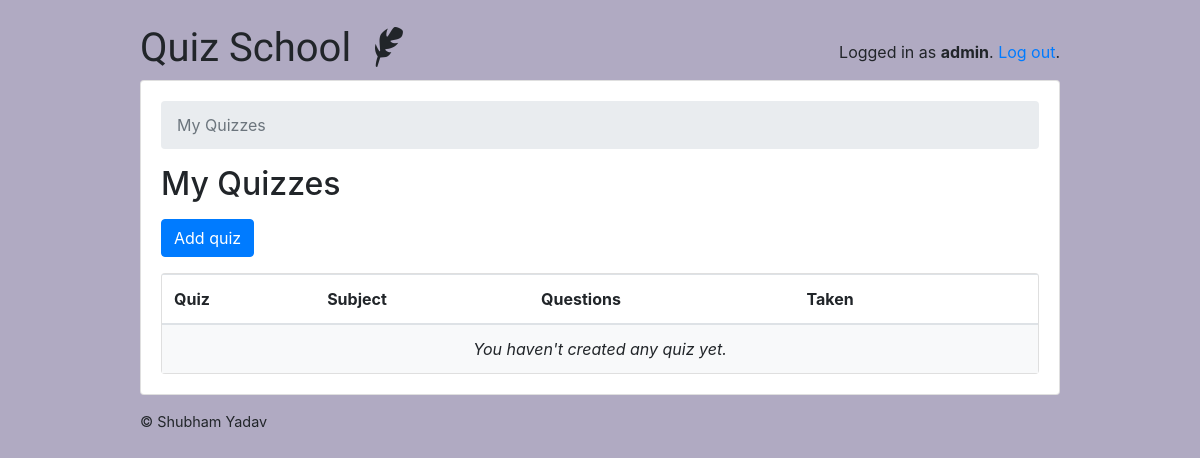
The app's page /teachers/ (signed in), older data.
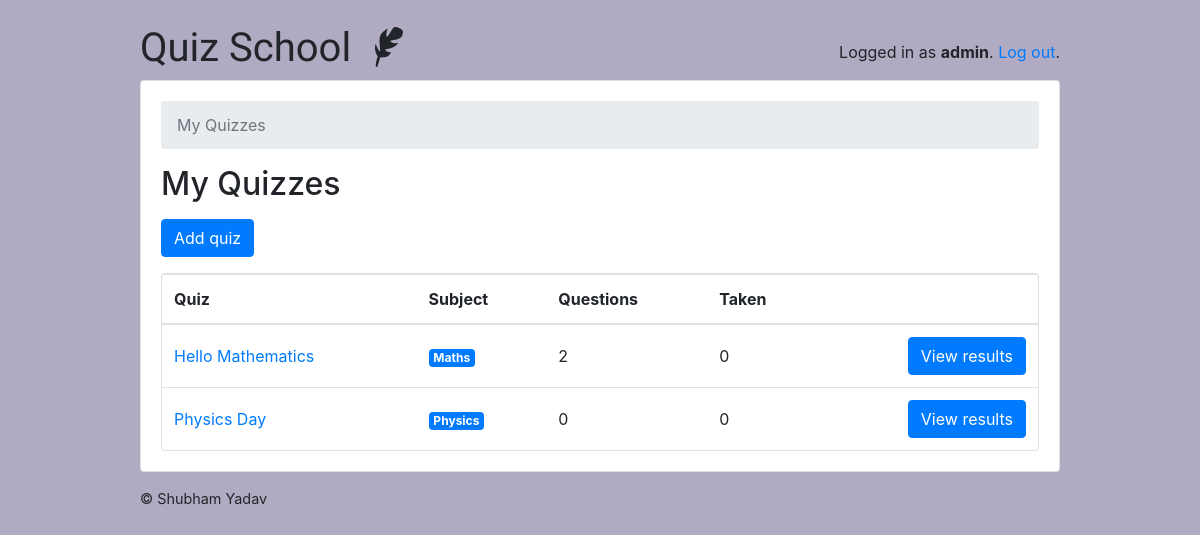
The same page, newer data.
### quiz/models.py (models this page shows, shortened)
class User(AbstractUser):
    is_teacher = models.BooleanField(default=False)
    is_student = models.BooleanField(default=False)

class Quiz(models.Model):
    owner = models.ForeignKey(User, on_delete=models.CASCADE, related_name='quizzes')
    name = models.CharField(max_length=255)
    subject = models.ForeignKey(Subject, on_delete=models.CASCADE, related_name='quizzes')

class Subject(models.Model):
    name = models.CharField(max_length=30)
    color = models.CharField(max_length=7, default='#007bff')
    def get_html_badge(self):
        name = escape(self.name)
        color = escape(self.color)
        html = f'<span class="badge badge-primary" style="background-color: {color}">{name}</span>'
        return mark_safe(html)

### quiz/views/teachers.py (the view)
# urls.py: path('', students.QuizListView.as_view(), name='quiz_list'),
@method_decorator([login_required, teacher_required], name='dispatch')
class QuizListView(ListView):
    model = Quiz
    ordering = ('name', )
    context_object_name = 'quizzes'
    template_name = 'classroom/teachers/quiz_change_list.html'
    def get_queryset(self):
        queryset = self.request.user.quizzes \
            .select_related('subject') \
            .annotate(questions_count=Count('questions', distinct=True)) \
            .annotate(taken_count=Count('taken_quizzes', distinct=True))
        return queryset

### quiz/templates/classroom/teachers/quiz_change_list.html
{% extends 'base.html' %}
{% block content %}
  <nav aria-label="breadcrumb">
    <ol class="breadcrumb">
      <li class="breadcrumb-item active" aria-current="page">My Quizzes</li>
    </ol>
  </nav>
  <h2 class="mb-3">My Quizzes</h2>
  <a href="{% url 'teachers:quiz_add' %}" class="btn btn-primary mb-3" role="button">Add quiz</a>
  <div class="card">
    <table class="table mb-0">
      <thead>
        <tr>
          <th>Quiz</th>
          <th>Subject</th>
          <th>Questions</th>
          <th>Taken</th>
          <th></th>
        </tr>
      </thead>
      <tbody>
        {% for quiz in quizzes %}
          <tr>
            <td class="align-middle"><a href="{% url 'teachers:quiz_change' quiz.pk %}">{{ quiz.name }}</a></td>
            <td class="align-middle">{{ quiz.subject.get_html_badge }}</td>
            <td class="align-middle">{{ quiz.questions_count }}</td>
            <td class="align-middle">{{ quiz.taken_count }}</td>
            <td class="text-right">
              <a href="{% url 'teachers:quiz_results' quiz.pk %}" class="btn btn-primary">View results</a>
            </td>
          </tr>
        {% empty %}
          <tr>
            <td class="bg-light text-center font-italic" colspan="5">You haven't created any quiz yet.</td>
          </tr>
        {% endfor %}
      </tbody>
    </table>
  </div>
{% endblock %}

### templates/base.html (shortened to what this page needs)
{% load static %}<!doctype html>
<html lang="en">
  <head>
    <link rel="stylesheet" href="https://maxcdn.bootstrapcdn.com/bootstrap/4.0.0/css/bootstrap.min.css">
    <link rel="stylesheet" type="text/css" href="{% static 'vendor/fontello-2f186091/css/fontello.css' %}">
    <link rel="stylesheet" type="text/css" href="{% static 'css/app.css' %}">
    {% if user.is_authenticated and user.is_teacher %}
      <link rel="stylesheet" type="text/css" href="{% static 'css/teachers.css' %}">
    {% else %}
      <link rel="stylesheet" type="text/css" href="{% static 'css/students.css' %}">
    {% endif %}
  </head>
  <body>
    <div class="container my-4">
      <div class="row justify-content-center">
        <div class="col-md-10 col-sm-12">
          <div class="row">
            <div class="col-6">
              <h1 class="logo">
                <a href="{% url 'home' %}">
                  Quiz School
                  {% if user.is_authenticated %}
                    {% if user.is_teacher %}
                      <span class="icon-feather" data-toggle="tooltip" data-placement="right" title="Teacher profile"></span>
                    {% else %}
                      <span class="icon-graduation-cap" data-toggle="tooltip" data-placement="right" title="Student profile"></span>
                    {% endif %}
                  {% endif %}
                </a>
              </h1>
            </div>
            <div class="col-6 text-right">
              {% if user.is_authenticated %}
                <p class="pt-3">Logged in as <strong>{{ user.username }}</strong>. <a href="{% url 'logout' %}">Log out</a>.</p>
              {% else %}
                <a href="{% url 'login' %}" class="btn btn-light" role="button">Log in</a>
                <a href="{% url 'signup' %}" class="btn btn-primary" role="button">Sign up</a>
              {% endif %}
            </div>
          </div>
          <div class="card mb-3">
            <div class="card-body">
              {% block content %}
              {% endblock %}
            </div>
          </div>
          <footer>
            <a href="https://subhamyadav580.github.io/" target="_blank">© Shubham Yadav</a>
          </footer>
        </div>
      </div>
    </div>
  </body>
</html>

### static/css/app.css (style rules this page uses)
.logo { font-family: 'Clicker Script', cursive; }
.logo a { color: #212529; text-decoration: none; }
footer { font-size: .9rem; }
footer a { color: #212529; }

### static/css/teachers.css (style rules this page uses)
body { background-color: #b0aac2; }

Row changes from the older to the newer data that the page shows:
added Quiz: name "Hello Mathematics", subject.get_html_badge "Maths", questions_count "2", taken_count "0"
added Quiz: name "Physics Day", subject.get_html_badge "Physics", questions_count "0", taken_count "0"
Text that changed along with them:
text no longer shown: "You haven't created any quiz yet."
